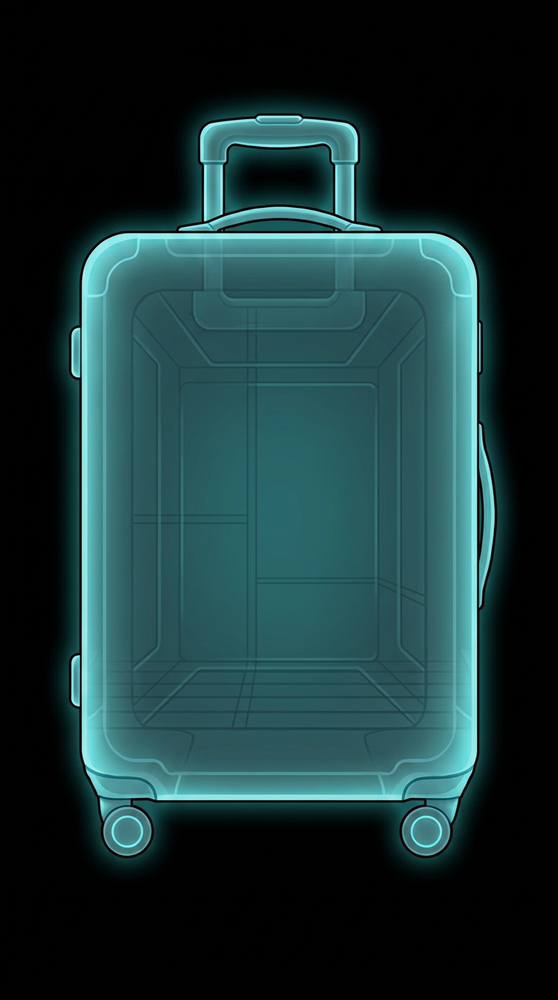
#> input picture docs/assets/asset_candidates/ui_suitcase_xray_empty_scenario_candidate_01.png, 558 x 1000 px, shrunk from 768 x 1376 before the run
$ python extract_xray_suitcase_asset.py
#> lines starting #> are read from the running program, lines starting #| are printed output that depends on the picture
from __future__ import annotations

from pathlib import Path

from PIL import Image


ROOT = Path(__file__).resolve().parents[1]
SOURCE = ROOT / "docs/assets/asset_candidates/ui_suitcase_xray_empty_scenario_candidate_01.png"
OUTPUT = ROOT / "app/assets/images/ui/ui_suitcase_xray_empty.png"

PADDING = 36
TARGET_HEIGHT = 896
ALPHA_BLACK = 7
ALPHA_FULL = 72


def alpha_for(value: int) -> int:
    if value <= ALPHA_BLACK:
        return 0
    if value >= ALPHA_FULL:
        return 255
    return round((value - ALPHA_BLACK) / (ALPHA_FULL - ALPHA_BLACK) * 255)


def make_cutout(source: Image.Image) -> Image.Image:
    rgba = source.convert("RGBA")
    pixels = rgba.load()
    min_x = rgba.width
#> min_x = 558
    min_y = rgba.height
#> min_y = 1000
    max_x = 0
    max_y = 0

    for y in range(rgba.height):
        for x in range(rgba.width):
            r, g, b, _ = pixels[x, y]
            value = max(r, g, b)
            alpha = alpha_for(value)
            pixels[x, y] = (r, g, b, alpha)
            if alpha > 0:
                min_x = min(min_x, x)
                min_y = min(min_y, y)
                max_x = max(max_x, x)
                max_y = max(max_y, y)

    if min_x > max_x or min_y > max_y:
        raise RuntimeError("No suitcase pixels detected")

    left = max(0, min_x - PADDING)
#> left = 12
    top = max(0, min_y - PADDING)
#> top = 54
    right = min(rgba.width, max_x + PADDING + 1)
#> right = 553
    bottom = min(rgba.height, max_y + PADDING + 1)
#> bottom = 914
    cutout = rgba.crop((left, top, right, bottom))
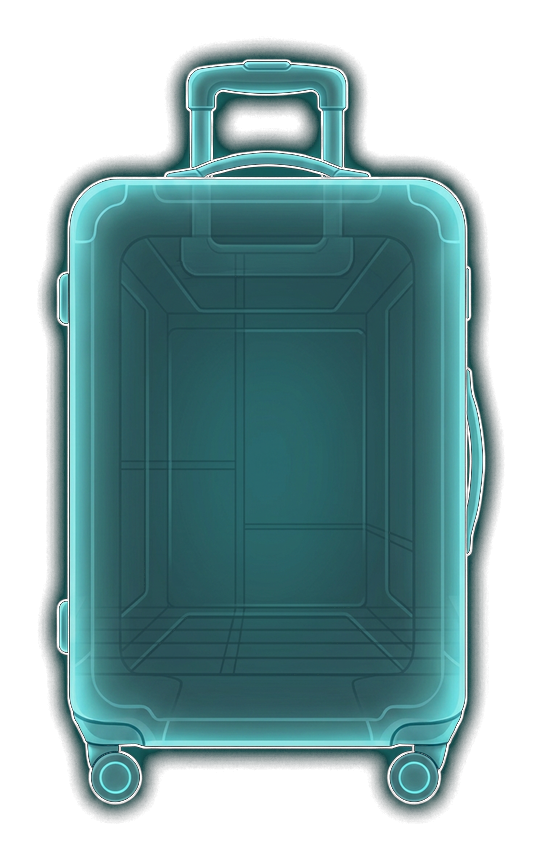
#> cutout: PIL image 541x860 RGBA; mean R, G, B, A 30.6, 63, 64.7, 145.2; transparent parts drawn white
    target_width = round(cutout.width * (TARGET_HEIGHT / cutout.height))
#> target_width = 564
    return cutout.resize((target_width, TARGET_HEIGHT), Image.Resampling.LANCZOS)


def main() -> None:
    if not SOURCE.exists():
        raise FileNotFoundError(f"Missing source suitcase image: {SOURCE}")
    OUTPUT.parent.mkdir(parents=True, exist_ok=True)
    suitcase = make_cutout(Image.open(SOURCE))
    suitcase.save(OUTPUT)
    print(f"Wrote {OUTPUT.relative_to(ROOT)} {suitcase.width}x{suitcase.height}")
#| Wrote app/assets/images/ui/ui_suitcase_xray_empty.png 564x896


if __name__ == "__main__":
    main()

$ run again, with docs/assets/asset_candidates/bg_gameplay_scanner_candidate_02.png copied over docs/assets/asset_candidates/ui_suitcase_xray_empty_scenario_candidate_01.png
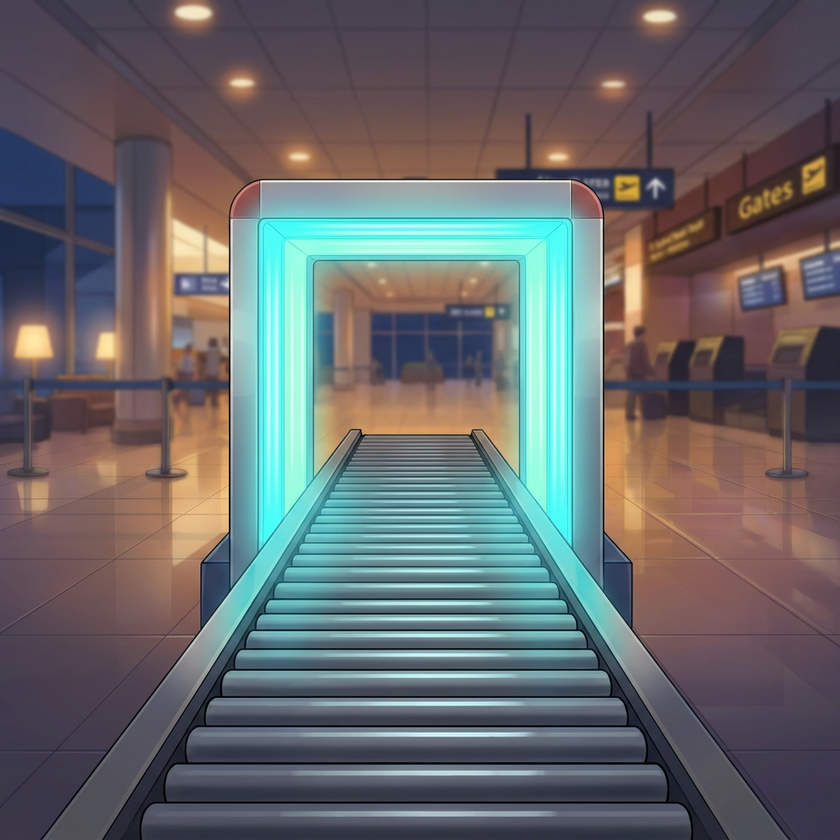
#> input picture docs/assets/asset_candidates/bg_gameplay_scanner_candidate_02.png, 840 x 840 px, shrunk from 1024 x 1024 before the run
#> in make_cutout, `cutout = rgba.crop((left, top, right, bottom))`:
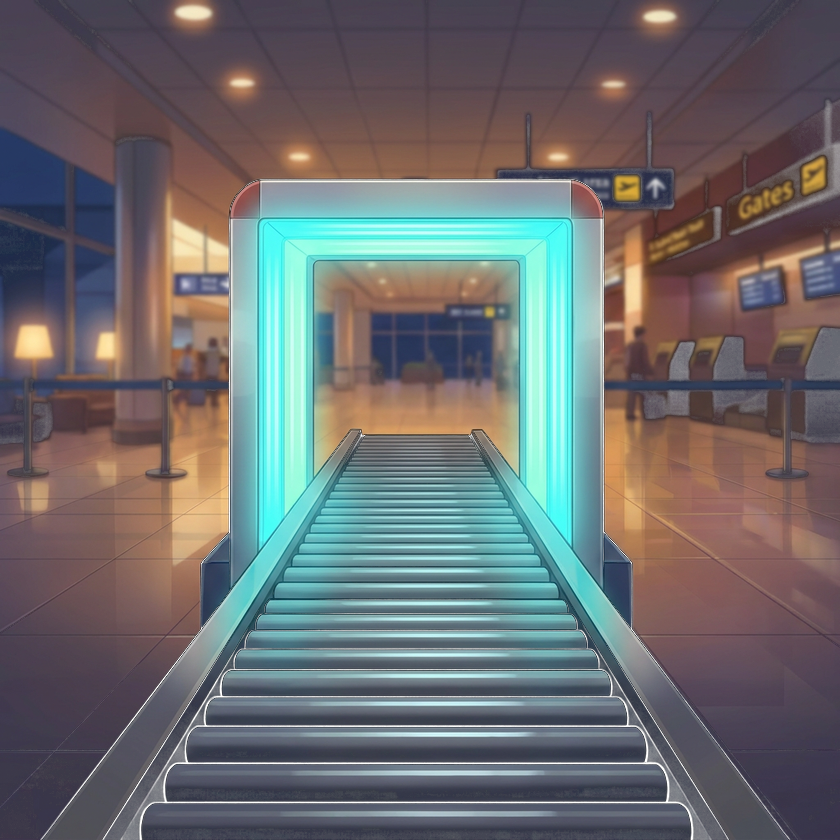
#> cutout: PIL image 840x840 RGBA; mean R, G, B, A 103, 104.3, 106.4, 249.9; transparent parts drawn white
#| Wrote app/assets/images/ui/ui_suitcase_xray_empty.png 896x896
